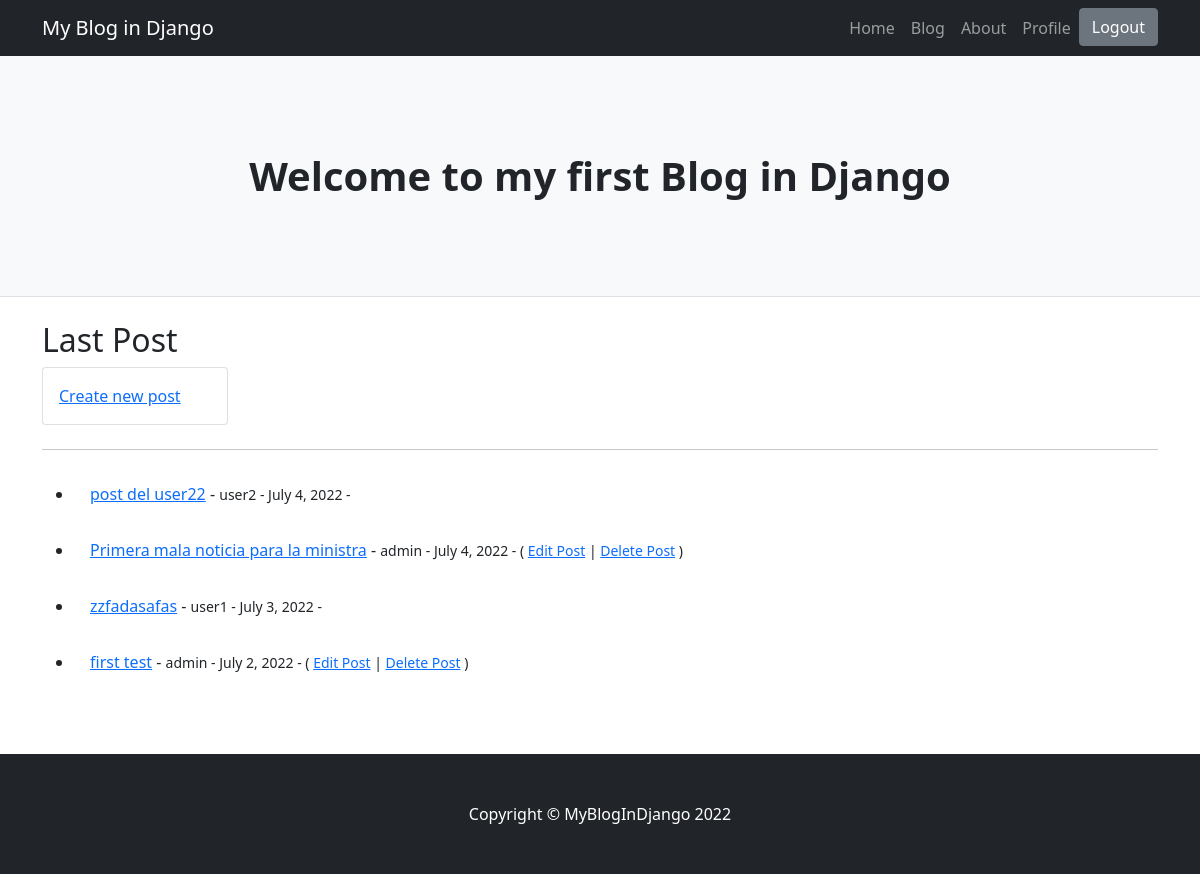
The app's page /pages/ (signed in) with its own data.
### pages/models.py (models this page shows, shortened)
class Post(models.Model):
    title = models.CharField(max_length=60, blank=False)
    header_image = models.ImageField(null=True, blank=True, upload_to="images/")
    subtitle = models.CharField(max_length=130, blank=False, null=True)
    title_tag = models.CharField(max_length=60)
    author = models.ForeignKey(User, on_delete=models.CASCADE)
    body = RichTextField(blank=True, null=True)
    post_date = models.DateField(auto_now_add=True)

### pages/views.py (the view)
# urls.py: path('', views.PostView.as_view(), name="post-list"),
class PostView(ListView):
    model = Post
    template_name= 'post_list.html'
    ordering = ['-post_date']

### pages/templates/pages/post_list.html (shortened to what this page needs)
{% extends "home/index.html" %}
{% load static %}
{% block blog_project_content %}
<div class="container">
    <h2>Last Post</h2>
    {% if user.is_authenticated %}
    <div class="col-lg-2">
        <div class="card mb-4">
            <a class="card-body" href="{% url 'page:post-add' %}">Create new post</a>
        </div>
    </div>
    {% endif %}
    <hr></hr>
    {% if post_list %}
    <ul>
        {% for post in post_list %}
        <li>
            <div class="card-body">
                <a href="{% url 'page:post-detail' post.id %}">{{post.title}}</a> -
                <small>
                {{post.author}} -
                {{ post.post_date }} -
                    {% if user.is_authenticated %}
                        {% if user.id == post.author.id %}
                            (
                            <a href="{% url 'page:post-update' post.id %}">Edit Post</a>
                            |
                            <a href="{% url 'page:post-delete' post.id %}">Delete Post</a>
                            )
                        {% endif %}
                    {% endif %}
                </small>
            </div>
        </li>
        {% endfor %}
    </ul>
    {% else %}
    <h2>No hay blogs aún</h2>
    {% endif %}
</div>
<br>
<br>
{% endblock %}

### records on screen
Post: title "post del user22", author "user2", post_date "July 4, 2022"
Post: title "Primera mala noticia para la ministra", author "admin", post_date "July 4, 2022", shows "Edit Post"
Post: title "zzfadasafas", author "user1", post_date "July 3, 2022"
Post: title "first test", author "admin", post_date "July 2, 2022", shows "Edit Post"
